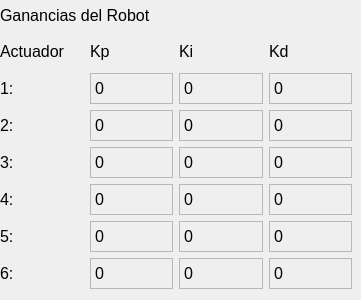
          <widget class="QWidget" name="Labels_3">
           <widget class="QWidget" name="gridLayoutWidget_19">
            <property name="geometry">
             <rect>
              <x>0</x>
              <y>0</y>
              <width>352</width>
              <height>291</height>
             </rect>
            </property>
            <property name="font">
             <font>
              <pointsize>12</pointsize>
             </font>
            </property>
            <layout class="QGridLayout" name="GridGainsSB">
             <item row="6" column="0">
              <widget class="QLabel" name="label_43">
               <property name="minimumSize">
                <size>
                 <width>0</width>
                 <height>31</height>
                </size>
               </property>
               <property name="maximumSize">
                <size>
                 <width>16777215</width>
                 <height>31</height>
                </size>
               </property>
               <property name="font">
                <font>
                 <pointsize>12</pointsize>
                </font>
               </property>
               <property name="frameShape">
                <enum>QFrame::NoFrame</enum>
               </property>
               <property name="text">
                <string>5:</string>
               </property>
              </widget>
             </item>
             <item row="1" column="1">
              <widget class="QLabel" name="label_Kp_2">
               <property name="minimumSize">
                <size>
                 <width>0</width>
                 <height>31</height>
                </size>
               </property>
               <property name="maximumSize">
                <size>
                 <width>16777215</width>
                 <height>31</height>
                </size>
               </property>
               <property name="font">
                <font>
                 <pointsize>12</pointsize>
                </font>
               </property>
               <property name="frameShape">
                <enum>QFrame::NoFrame</enum>
               </property>
               <property name="text">
                <string>Kp</string>
               </property>
              </widget>
             </item>
             <item row="6" column="3">
              <widget class="QLabel" name="kd5Label">
               <property name="minimumSize">
                <size>
                 <width>0</width>
                 <height>31</height>
                </size>
               </property>
               <property name="maximumSize">
                <size>
                 <width>16777215</width>
                 <height>31</height>
                </size>
               </property>
               <property name="font">
                <font>
                 <pointsize>12</pointsize>
                </font>
               </property>
               <property name="frameShape">
                <enum>QFrame::StyledPanel</enum>
               </property>
               <property name="frameShadow">
                <enum>QFrame::Sunken</enum>
               </property>
               <property name="text">
                <string>0</string>
               </property>
              </widget>
             </item>
             <item row="5" column="0">
              <widget class="QLabel" name="label_24">
               <property name="minimumSize">
                <size>
                 <width>0</width>
                 <height>31</height>
                </size>
               </property>
               <property name="maximumSize">
                <size>
                 <width>16777215</width>
                 <height>31</height>
                </size>
               </property>
               <property name="font">
                <font>
                 <pointsize>12</pointsize>
                </font>
               </property>
               <property name="frameShape">
                <enum>QFrame::NoFrame</enum>
               </property>
               <property name="text">
                <string>4:</string>
               </property>
              </widget>
             </item>
             <item row="3" column="1">
              <widget class="QLabel" name="kp2Label">
               <property name="minimumSize">
                <size>
                 <width>0</width>
                 <height>31</height>
                </size>
               </property>
               <property name="maximumSize">
                <size>
                 <width>16777215</width>
                 <height>31</height>
                </size>
               </property>
               <property name="font">
                <font>
                 <pointsize>12</pointsize>
                </font>
               </property>
               <property name="frameShape">
                <enum>QFrame::StyledPanel</enum>
               </property>
               <property name="frameShadow">
                <enum>QFrame::Sunken</enum>
               </property>
               <property name="text">
                <string>0</string>
               </property>
              </widget>
             </item>
             <item row="2" column="3">
              <widget class="QLabel" name="kd1Label">
               <property name="minimumSize">
                <size>
                 <width>0</width>
                 <height>31</height>
                </size>
               </property>
               <property name="maximumSize">
                <size>
                 <width>16777215</width>
                 <height>31</height>
                </size>
               </property>
               <property name="font">
                <font>
                 <pointsize>12</pointsize>
                </font>
               </property>
               <property name="frameShape">
                <enum>QFrame::StyledPanel</enum>
               </property>
               <property name="frameShadow">
                <enum>QFrame::Sunken</enum>
               </property>
               <property name="text">
                <string>0</string>
               </property>
              </widget>
             </item>
             <item row="1" column="3">
              <widget class="QLabel" name="label_Kd_2">
               <property name="minimumSize">
                <size>
                 <width>0</width>
                 <height>31</height>
                </size>
               </property>
               <property name="maximumSize">
                <size>
                 <width>16777215</width>
                 <height>31</height>
                </size>
               </property>
               <property name="font">
                <font>
                 <pointsize>12</pointsize>
                </font>
               </property>
               <property name="frameShape">
                <enum>QFrame::NoFrame</enum>
               </property>
               <property name="text">
                <string>Kd</string>
               </property>
              </widget>
             </item>
             <item row="3" column="0">
              <widget class="QLabel" name="label_26">
               <property name="minimumSize">
                <size>
                 <width>0</width>
                 <height>31</height>
                </size>
               </property>
               <property name="maximumSize">
                <size>
                 <width>16777215</width>
                 <height>31</height>
                </size>
               </property>
               <property name="font">
                <font>
                 <pointsize>12</pointsize>
                </font>
               </property>
               <property name="frameShape">
                <enum>QFrame::NoFrame</enum>
               </property>
               <property name="text">
                <string>2:</string>
               </property>
              </widget>
             </item>
             <item row="7" column="1">
              <widget class="QLabel" name="kp6Label">
               <property name="minimumSize">
                <size>
                 <width>0</width>
                 <height>31</height>
                </size>
               </property>
               <property name="maximumSize">
                <size>
                 <width>16777215</width>
                 <height>31</height>
                </size>
               </property>
               <property name="font">
                <font>
                 <pointsize>12</pointsize>
                </font>
               </property>
               <property name="frameShape">
                <enum>QFrame::StyledPanel</enum>
               </property>
               <property name="frameShadow">
                <enum>QFrame::Sunken</enum>
               </property>
               <property name="text">
                <string>0</string>
               </property>
              </widget>
             </item>
             <item row="7" column="3">
              <widget class="QLabel" name="kd6Label">
               <property name="minimumSize">
                <size>
                 <width>0</width>
                 <height>31</height>
                </size>
               </property>
               <property name="maximumSize">
                <size>
                 <width>16777215</width>
                 <height>31</height>
                </size>
               </property>
               <property name="font">
                <font>
                 <pointsize>12</pointsize>
                </font>
               </property>
               <property name="frameShape">
                <enum>QFrame::StyledPanel</enum>
               </property>
               <property name="frameShadow">
                <enum>QFrame::Sunken</enum>
               </property>
               <property name="text">
                <string>0</string>
               </property>
              </widget>
             </item>
             <item row="4" column="0">
              <widget class="QLabel" name="label_27">
               <property name="minimumSize">
                <size>
                 <width>0</width>
                 <height>31</height>
                </size>
               </property>
               <property name="maximumSize">
                <size>
                 <width>16777215</width>
                 <height>31</height>
                </size>
               </property>
               <property name="font">
                <font>
                 <pointsize>12</pointsize>
                </font>
               </property>
               <property name="frameShape">
                <enum>QFrame::NoFrame</enum>
               </property>
               <property name="text">
                <string>3:</string>
               </property>
              </widget>
             </item>
             <item row="3" column="3">
              <widget class="QLabel" name="kd2Label">
               <property name="minimumSize">
                <size>
                 <width>0</width>
                 <height>31</height>
                </size>
               </property>
               <property name="maximumSize">
                <size>
                 <width>16777215</width>
                 <height>31</height>
                </size>
               </property>
               <property name="font">
                <font>
                 <pointsize>12</pointsize>
                </font>
               </property>
               <property name="frameShape">
                <enum>QFrame::StyledPanel</enum>
               </property>
               <property name="frameShadow">
                <enum>QFrame::Sunken</enum>
               </property>
               <property name="text">
                <string>0</string>
               </property>
              </widget>
             </item>
             <item row="7" column="0">
              <widget class="QLabel" name="label_44">
               <property name="minimumSize">
                <size>
                 <width>0</width>
                 <height>31</height>
                </size>
               </property>
               <property name="maximumSize">
                <size>
                 <width>16777215</width>
                 <height>31</height>
                </size>
               </property>
               <property name="font">
                <font>
                 <pointsize>12</pointsize>
                </font>
               </property>
               <property name="frameShape">
                <enum>QFrame::NoFrame</enum>
               </property>
               <property name="text">
                <string>6:</string>
               </property>
              </widget>
             </item>
             <item row="2" column="0">
              <widget class="QLabel" name="label_45">
               <property name="minimumSize">
                <size>
                 <width>0</width>
                 <height>31</height>
                </size>
               </property>
               <property name="maximumSize">
                <size>
                 <width>16777215</width>
                 <height>31</height>
                </size>
               </property>
               <property name="font">
                <font>
                 <pointsize>12</pointsize>
                </font>
               </property>
               <property name="frameShape">
                <enum>QFrame::NoFrame</enum>
               </property>
               <property name="text">
                <string>1:</string>
               </property>
              </widget>
             </item>
             <item row="1" column="0">
              <widget class="QLabel" name="label_46">
               <property name="minimumSize">
                <size>
                 <width>0</width>
                 <height>31</height>
                </size>
               </property>
               <property name="maximumSize">
                <size>
                 <width>16777215</width>
                 <height>31</height>
                </size>
               </property>
               <property name="font">
                <font>
                 <pointsize>12</pointsize>
                </font>
               </property>
               <property name="frameShape">
                <enum>QFrame::NoFrame</enum>
               </property>
               <property name="text">
                <string>Actuador</string>
               </property>
              </widget>
             </item>
             <item row="0" column="0" colspan="4">
              <widget class="QLabel" name="label_110">
               <property name="minimumSize">
                <size>
                 <width>350</width>
                 <height>30</height>
                </size>
               </property>
               <property name="maximumSize">
                <size>
                 <width>350</width>
                 <height>30</height>
                </size>
               </property>
               <property name="text">
                <string>Ganancias del Robot</string>
               </property>
              </widget>
             </item>
             <item row="4" column="3">
              <widget class="QLabel" name="kd3Label">
               <property name="minimumSize">
                <size>
                 <width>0</width>
                 <height>31</height>
                </size>
               </property>
               <property name="maximumSize">
                <size>
                 <width>16777215</width>
                 <height>31</height>
                </size>
               </property>
               <property name="font">
                <font>
                 <pointsize>12</pointsize>
                </font>
               </property>
               <property name="frameShape">
                <enum>QFrame::StyledPanel</enum>
               </property>
               <property name="frameShadow">
                <enum>QFrame::Sunken</enum>
               </property>
               <property name="text">
                <string>0</string>
               </property>
              </widget>
             </item>
             <item row="5" column="1">
              <widget class="QLabel" name="kp4Label">
               <property name="minimumSize">
                <size>
                 <width>0</width>
                 <height>31</height>
                </size>
               </property>
               <property name="maximumSize">
                <size>
                 <width>16777215</width>
                 <height>31</height>
                </size>
               </property>
               <property name="font">
                <font>
                 <pointsize>12</pointsize>
                </font>
               </property>
               <property name="frameShape">
                <enum>QFrame::StyledPanel</enum>
               </property>
               <property name="frameShadow">
                <enum>QFrame::Sunken</enum>
               </property>
               <property name="text">
                <string>0</string>
               </property>
              </widget>
             </item>
             <item row="2" column="1">
              <widget class="QLabel" name="kp1Label">
               <property name="minimumSize">
                <size>
                 <width>0</width>
                 <height>31</height>
                </size>
               </property>
               <property name="maximumSize">
                <size>
                 <width>16777215</width>
                 <height>31</height>
                </size>
               </property>
               <property name="font">
                <font>
                 <pointsize>12</pointsize>
                </font>
               </property>
               <property name="frameShape">
                <enum>QFrame::StyledPanel</enum>
               </property>
               <property name="frameShadow">
                <enum>QFrame::Sunken</enum>
               </property>
               <property name="text">
                <string>0</string>
               </property>
              </widget>
             </item>
             <item row="6" column="1">
              <widget class="QLabel" name="kp5Label">
               <property name="minimumSize">
                <size>
                 <width>0</width>
                 <height>31</height>
                </size>
               </property>
               <property name="maximumSize">
                <size>
                 <width>16777215</width>
                 <height>31</height>
                </size>
               </property>
               <property name="font">
                <font>
                 <pointsize>12</pointsize>
                </font>
               </property>
               <property name="frameShape">
                <enum>QFrame::StyledPanel</enum>
               </property>
               <property name="frameShadow">
                <enum>QFrame::Sunken</enum>
               </property>
               <property name="text">
                <string>0</string>
               </property>
              </widget>
             </item>
             <item row="4" column="1">
              <widget class="QLabel" name="kp3Label">
               <property name="minimumSize">
                <size>
                 <width>0</width>
                 <height>31</height>
                </size>
               </property>
               <property name="maximumSize">
                <size>
                 <width>16777215</width>
                 <height>31</height>
                </size>
               </property>
               <property name="font">
                <font>
                 <pointsize>12</pointsize>
                </font>
               </property>
               <property name="frameShape">
                <enum>QFrame::StyledPanel</enum>
               </property>
               <property name="frameShadow">
                <enum>QFrame::Sunken</enum>
               </property>
               <property name="text">
                <string>0</string>
               </property>
              </widget>
             </item>
             <item row="5" column="3">
              <widget class="QLabel" name="kd4Label">
               <property name="minimumSize">
                <size>
                 <width>0</width>
                 <height>31</height>
                </size>
               </property>
               <property name="maximumSize">
                <size>
                 <width>16777215</width>
                 <height>31</height>
                </size>
               </property>
               <property name="font">
                <font>
                 <pointsize>12</pointsize>
                </font>
               </property>
               <property name="frameShape">
                <enum>QFrame::StyledPanel</enum>
               </property>
               <property name="frameShadow">
                <enum>QFrame::Sunken</enum>
               </property>
               <property name="text">
                <string>0</string>
               </property>
              </widget>
             </item>
             <item row="5" column="2">
              <widget class="QLabel" name="ki4Label">
               <property name="minimumSize">
                <size>
                 <width>0</width>
                 <height>31</height>
                </size>
               </property>
               <property name="maximumSize">
                <size>
                 <width>16777215</width>
                 <height>31</height>
                </size>
               </property>
               <property name="font">
                <font>
                 <pointsize>12</pointsize>
                </font>
               </property>
               <property name="frameShape">
                <enum>QFrame::StyledPanel</enum>
               </property>
               <property name="frameShadow">
                <enum>QFrame::Sunken</enum>
               </property>
               <property name="text">
                <string>0</string>
               </property>
              </widget>
             </item>
             <item row="3" column="2">
              <widget class="QLabel" name="ki2Label">
               <property name="minimumSize">
                <size>
                 <width>0</width>
                 <height>31</height>
                </size>
               </property>
               <property name="maximumSize">
                <size>
                 <width>16777215</width>
                 <height>31</height>
                </size>
               </property>
               <property name="font">
                <font>
                 <pointsize>12</pointsize>
                </font>
               </property>
               <property name="frameShape">
                <enum>QFrame::StyledPanel</enum>
               </property>
               <property name="frameShadow">
                <enum>QFrame::Sunken</enum>
               </property>
               <property name="text">
                <string>0</string>
               </property>
              </widget>
             </item>
             <item row="4" column="2">
              <widget class="QLabel" name="ki3Label">
               <property name="minimumSize">
                <size>
                 <width>0</width>
                 <height>31</height>
                </size>
               </property>
               <property name="maximumSize">
                <size>
                 <width>16777215</width>
                 <height>31</height>
                </size>
               </property>
               <property name="font">
                <font>
                 <pointsize>12</pointsize>
                </font>
               </property>
               <property name="frameShape">
                <enum>QFrame::StyledPanel</enum>
               </property>
               <property name="frameShadow">
                <enum>QFrame::Sunken</enum>
               </property>
               <property name="text">
                <string>0</string>
               </property>
              </widget>
             </item>
             <item row="1" column="2">
              <widget class="QLabel" name="label_Ki_2">
               <property name="enabled">
                <bool>true</bool>
               </property>
               <property name="minimumSize">
                <size>
                 <width>0</width>
                 <height>31</height>
                </size>
               </property>
               <property name="maximumSize">
                <size>
                 <width>16777215</width>
                 <height>31</height>
                </size>
               </property>
               <property name="font">
                <font>
                 <pointsize>12</pointsize>
                </font>
               </property>
               <property name="frameShape">
                <enum>QFrame::NoFrame</enum>
               </property>
               <property name="text">
                <string>Ki</string>
               </property>
              </widget>
             </item>
             <item row="6" column="2">
              <widget class="QLabel" name="ki5Label">
               <property name="minimumSize">
                <size>
                 <width>0</width>
                 <height>31</height>
                </size>
               </property>
               <property name="maximumSize">
                <size>
                 <width>16777215</width>
                 <height>31</height>
                </size>
               </property>
               <property name="font">
                <font>
                 <pointsize>12</pointsize>
                </font>
               </property>
               <property name="frameShape">
                <enum>QFrame::StyledPanel</enum>
               </property>
               <property name="frameShadow">
                <enum>QFrame::Sunken</enum>
               </property>
               <property name="text">
                <string>0</string>
               </property>
              </widget>
             </item>
             <item row="2" column="2">
              <widget class="QLabel" name="ki1Label">
               <property name="minimumSize">
                <size>
                 <width>0</width>
                 <height>31</height>
                </size>
               </property>
               <property name="maximumSize">
                <size>
                 <width>16777215</width>
                 <height>31</height>
                </size>
               </property>
               <property name="font">
                <font>
                 <pointsize>12</pointsize>
                </font>
               </property>
               <property name="frameShape">
                <enum>QFrame::StyledPanel</enum>
               </property>
               <property name="frameShadow">
                <enum>QFrame::Sunken</enum>
               </property>
               <property name="text">
                <string>0</string>
               </property>
              </widget>
             </item>
             <item row="7" column="2">
              <widget class="QLabel" name="ki6Label">
               <property name="minimumSize">
                <size>
                 <width>0</width>
                 <height>31</height>
                </size>
               </property>
               <property name="maximumSize">
                <size>
                 <width>16777215</width>
                 <height>31</height>
                </size>
               </property>
               <property name="font">
                <font>
                 <pointsize>12</pointsize>
                </font>
               </property>
               <property name="frameShape">
                <enum>QFrame::StyledPanel</enum>
               </property>
               <property name="frameShadow">
                <enum>QFrame::Sunken</enum>
               </property>
               <property name="text">
                <string>0</string>
               </property>
              </widget>
             </item>
            </layout>
           </widget>
          </widget>
